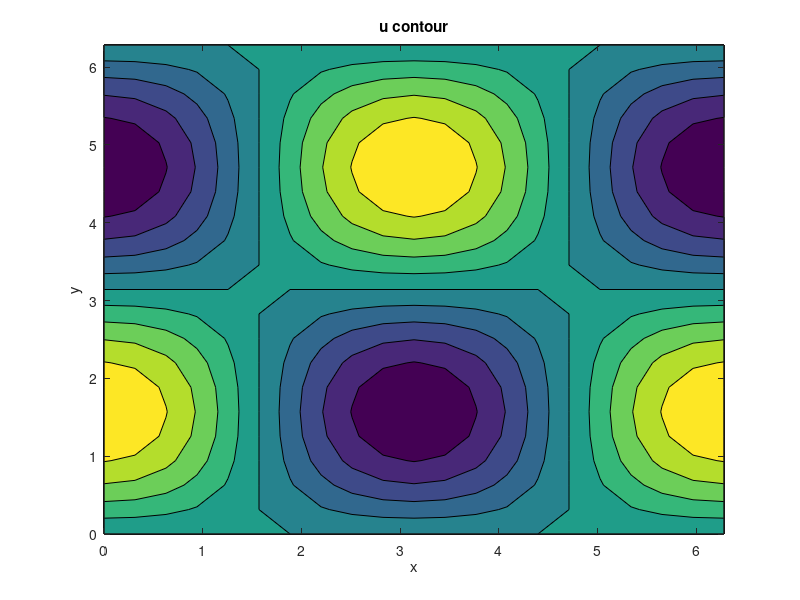
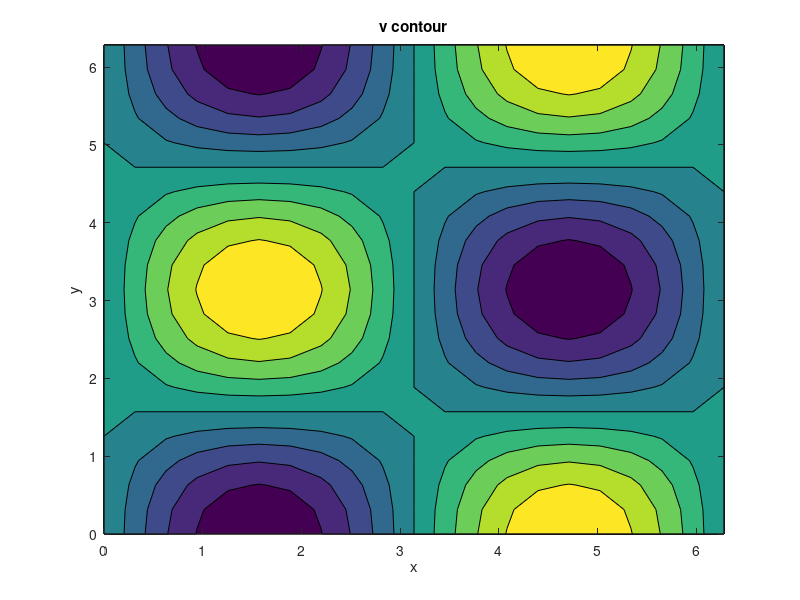
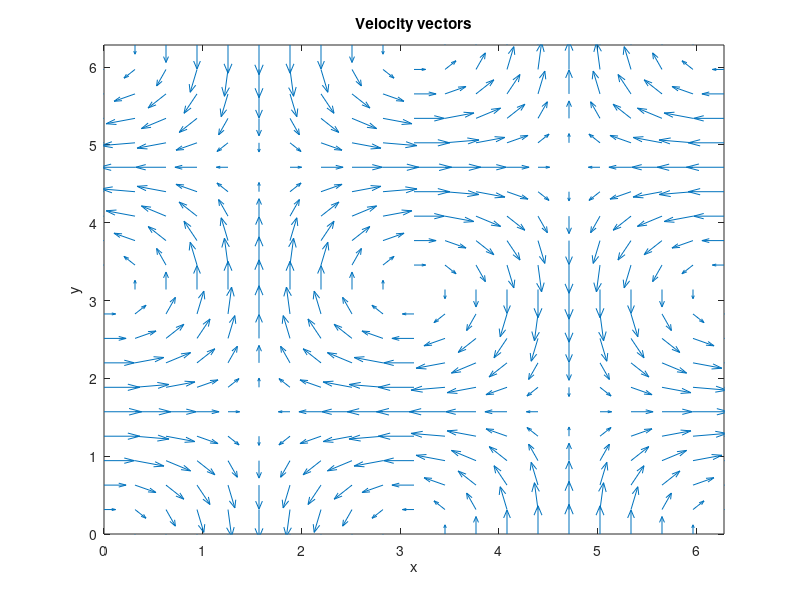
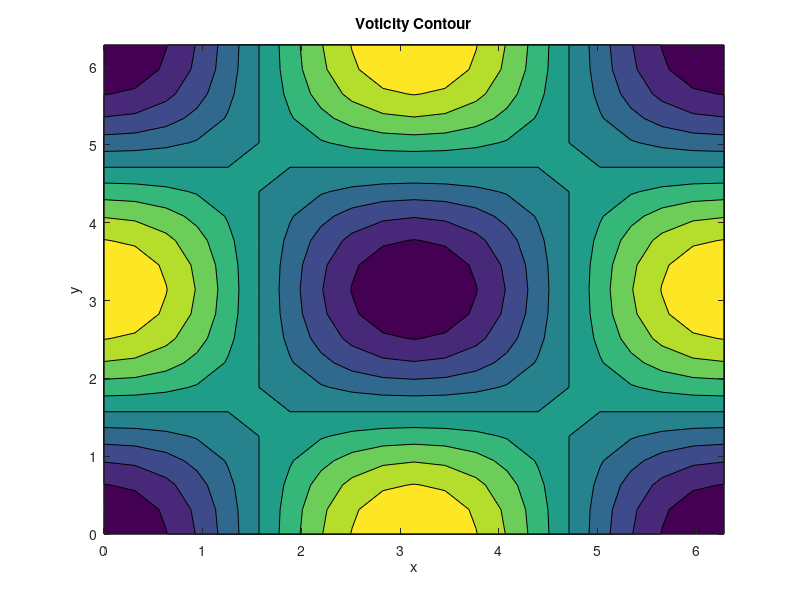

Here is the MATLAB script that generated these plots, in order:
function contourPlot()
%plot u, v, and voticity contour
contourY = transpose(2*pi:-2*pi/20:0);
contourX = 0:2*pi/20:2*pi;

figure('Name','Contour Plot 1');
u = sin(contourY)*cos(contourX);
contourf(contourX,contourY,u,9);
title('u contour');
xlabel('x');
ylabel('y');

figure('Name','Contour Plot 2');
v = -1*cos(contourY)*sin(contourX);
contourf(contourX,contourY,v,9);
title('v contour');
xlabel('x');
ylabel('y');

%Plot velocity vectors
[x,y] = meshgrid(0:2*pi/20:2*pi,0:2*pi/20:2*pi);
velX = cos(x).*sin(y);
velY = -1*sin(x).*cos(y);
figure('Name','Veloctity Plot');
quiver(x,y,velX,velY);
title('Velocity vectors');
xlim([0 2*pi]);
ylim([0 2*pi]);
xlabel('x');
ylabel('y');

figure('Name','Contour Plot 3');
w = -2*cos(transpose(x(1,:)))*cos(transpose(y(:,1)));
contourf(x(1,:),y(:,1),w,9);
title('Voticity Contour');
xlabel('x');
ylabel('y');
drawnow
disp('Contour and Velocity plots created');
end